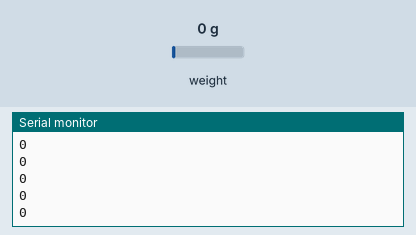
Simulated run of this sketch. Board: Arduino Uno, built with avr-gcc and run on an emulated ATmega328P. On the bench: the last lines printed to the serial monitor. Inputs (shaded band) come from the test bench; at power-on: weight on the scale 0 g.

Above: at 1.2 s.
1.3 s: weight on the scale set to 100 g
At 1.31 s:
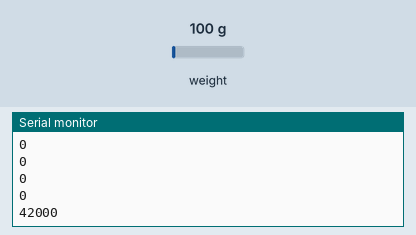
2.8 s: weight on the scale set to 1250 g
At 2.81 s:
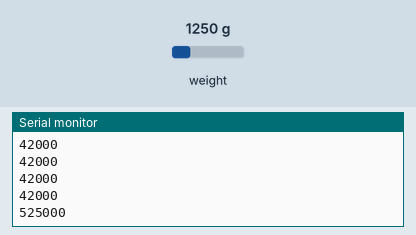
Timing chart, 0 to 5.8 s (numbered marks = the images above; inputs shaded):
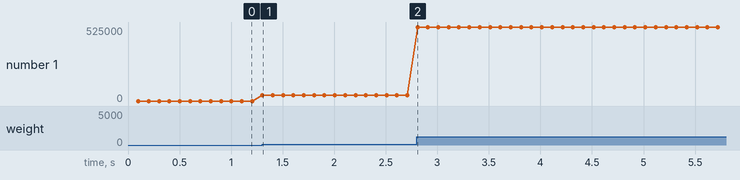

Measured:
- after the input at 1.3 s, the serial monitor: prints a new line at once (image 1)
- after the input at 2.8 s, the serial monitor: prints a new line at once (image 2)
- plotted number 1: 0 → 42000 after the input at 1.3 s, 42000 → 525000 after the input at 2.8 s

The sketch:

firmware.ino
```cpp
#include "HX711.h"

const int LOADCELL_DOUT_PIN = 4;
const int LOADCELL_SCK_PIN = 5;
const long THRESHOLD = 1350000;
bool on_bed = false;

HX711 scale;

void setup() {
  Serial.begin(57600);
  scale.begin(LOADCELL_DOUT_PIN, LOADCELL_SCK_PIN);
}

void loop() {

  if (scale.is_ready()) {
    long reading = scale.read();
    Serial.println(String(reading));
  } else {
    Serial.println("NOT READY");
  }
}
```
